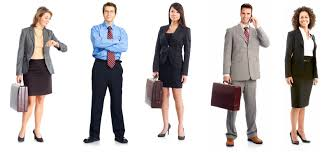
#> input picture PIM/Project/bus.jpeg, 329 x 153 px
$ python hog.py
#> lines starting #> are read from the running program, lines starting #| are printed output that depends on the picture; after the words box and inside, x2 and y2 are one past the last pixel; in counts of white or black regions, pixels touching at a corner belong together
import cv2
import math
import imutils
import datetime
import numpy as np
from skimage import feature
from skimage import exposure

def findOcurrence(imageHog, templateHog):
    startV = 0
    endV = imageHog.shape[0] - templateHog.shape[0]
    startH = 0
    endH = imageHog.shape[1] - templateHog.shape[1]
    for i in range(startV, endV):
        for j in range(startH, endH):
            current = imageHog[i:i+templateHog.shape[1], j:j+templateHog.shape[0]]
            if current == templateHog:
                return current

    return None

def generateHOG(imgName):
    roughImage = cv2.imread(imgName, 0)
    image = cv2.resize(roughImage,(roughImage.shape[1]//4, roughImage.shape[0]//4), interpolation = cv2.INTER_CUBIC)

    (H, imageHOG) = feature.hog(image, orientations=9, pixels_per_cell=(8, 8),
    cells_per_block=(2, 2), transform_sqrt=True, block_norm="L2-Hys",
    visualise=True)
    imageHOG = exposure.rescale_intensity(imageHOG, out_range=(0, 255))
    imageHOG = imageHOG.astype("uint8")

    return imageHOG, image


def main():
    # imageHOG, image = generateHOG('boruto.jpg')
    start = datetime.datetime.now()
    hoggeru = cv2.HOGDescriptor()
    image = cv2.imread('bus.jpeg')
#> image is the input picture: shape (153, 329, 3); mean B, G, R 197.8, 198.2, 202.8
    image = imutils.resize(image, width=min(400, image.shape[1]))

    hog = cv2.HOGDescriptor()
    hog.setSVMDetector(cv2.HOGDescriptor_getDefaultPeopleDetector())

    (rects, weights) = hog.detectMultiScale(image, winStride=(8,8),
	padding=(16,16), scale=1.02 , useMeanshiftGrouping=False)
#> rects = [[268, 0, 61, 135], [134, 22, 69, 131], [3, 25, 69, 128], [67, 30, 67, 123]]; weights = [1.14, 1.53, 1.28, 1.6]
    print("[INFO] detection took: {}s".format(
	(datetime.datetime.now() - start).total_seconds()))

    print (rects)
#| [[268   0  61 135]
#|  [134  22  69 131]
#|  [  3  25  69 128]
#|  [ 67  30  67 123]]

    # draw the original bounding boxes
    for (x, y, w, h) in rects:
    	cv2.rectangle(image, (x, y), (x + w, y + h), (255, 0, 255), 2)
#> this loop made 4 passes
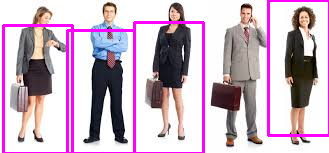
#> image: shape (153, 329, 3); 7.03% of pixels changed, all inside (x1, y1, x2, y2) = (2, 0, 329, 153)

    cv2.imshow("Detections", image)
    cv2.waitKey(0)
    # print(hoggeru.getDescriptorSize())
    # #templateHOG = generateHOG('butiful.png')
    # #findu = findOcurrence(imageHOG, templateHOG)
    # #print(findu==None)
    #
    # #normalize
    # image = np.sqrt(image).astype("uint8")
    #
    # cv2.imwrite('norm-bolt.png', image)
    # #cv2.imwrite('bolt.png', rough)
    # #cv2.imshow('Template', templateHOG)
    cv2.destroyAllWindows()


main()

$ run again, with PIM/Project/c.jpg copied over PIM/Project/bus.jpeg
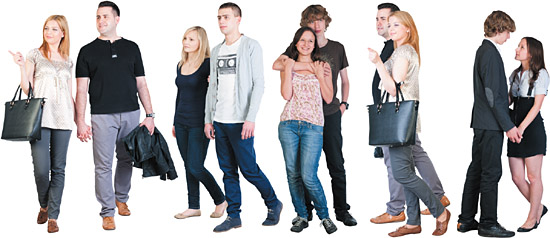
#> input picture PIM/Project/c.jpg, 550 x 238 px
#> in main, image is the input picture: shape (238, 550, 3); mean B, G, R 177.8, 175.5, 177.4
#> in main, `image = imutils.resize(image, width=min(400, image.shape[1]))`:
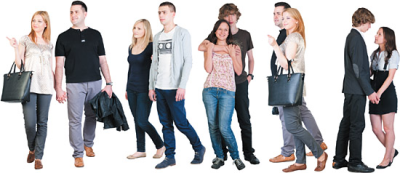
#> image: shape (173, 400, 3); mean B, G, R 177.8, 175.5, 177.4
#> rects = [[0, 22, 73, 151], [101, 13, 80, 160]]; weights = [0.323, 0.419]
#| [[  0  22  73 151]
#|  [101  13  80 160]]
#> the loop in main, `for (x, y, w, h) in rects:` made 2 passes
#> after the loop in main, `for (x, y, w, h) in rects:`:
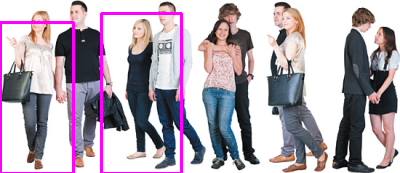
#> image: shape (173, 400, 3); 3.34% of pixels changed, all inside (x1, y1, x2, y2) = (0, 12, 183, 173)
